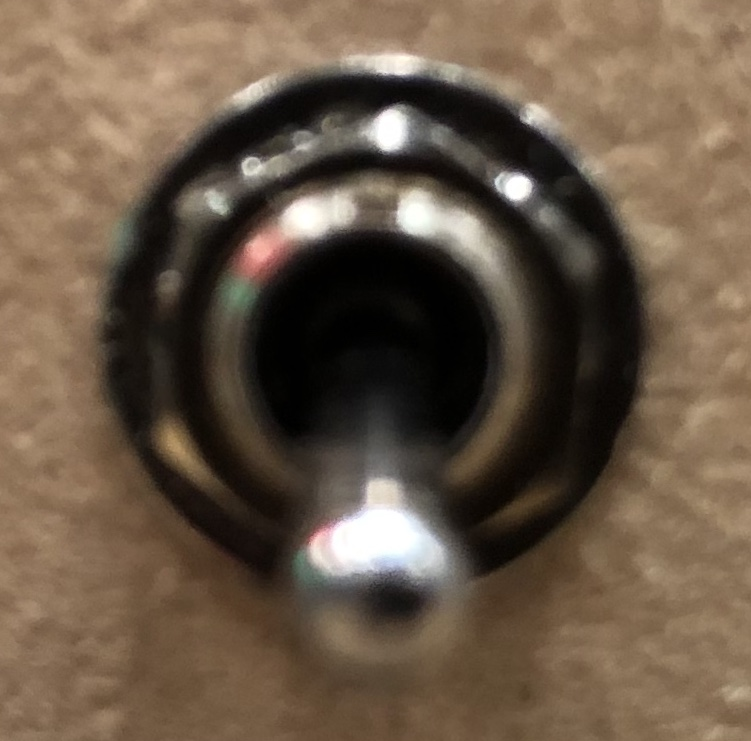
#> input picture B3/knob_down.png, 751 x 741 px; its folder holds only this picture in this run
$ python -i silver_switch.py   (imports and definitions only)
#> lines starting #> are read from the running program, lines starting #| are printed output that depends on the picture; after the words box and inside, x2 and y2 are one past the last pixel; in counts of white or black regions, pixels touching at a corner belong together
#> further down, picture is the input picture: shape (741, 751, 3); mean B, G, R 70.9, 87.9, 104.9
"""
INPUT --> cropped image array of silver switch
OUTPUT --> boolean TRUE when up?

assumes:
- on state ~ off state rotated by 180 degrees
- switch is vertical
- (circular switch) (not really required though)
"""
# Classification of state of knob (on/off) switch
# correlate against reference images - to be made

import numpy as np
import cv2
import matplotlib.pyplot as plt
import json
import os

# preprocess images to a standard form
def preprocess(image):

    # resize to x = 100 pixels, keeping aspect ratio
    size = np.shape(image)
#> size = (741, 751, 3)
    f = 200/size[1]
#> f = 0.266
    dsize = (int( size[1]*f ),int( size[0]*f ))
#> dsize = (200, 197)
    image = cv2.resize(image, dsize)

    # normalise
    image = cv2.normalize(image, image,0,255,cv2.NORM_MINMAX)

    #blur
    image_blur = cv2.medianBlur(image,13)
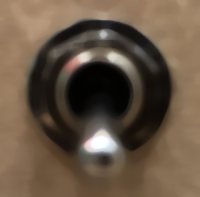
#> image_blur: shape (197, 200, 3); mean of channels 0, 1, 2 68.6, 85.7, 103; drawn as B, G, R
    # cv2.imshow('k',image_blur)
    # cv2.waitKey(0)
    # cv2.destroyAllWindows()


    #circle finding


    blank = np.zeros((dsize[1],dsize[0]),np.uint8)
    try:
        circles = cv2.HoughCircles(image_blur,cv2.HOUGH_GRADIENT,1,20,
                                param1=50,param2=30,minRadius=0,maxRadius=0)
        circles = np.uint16(np.around(circles))
        circles = np.uint16(np.around(circles))

        i = circles[0,0]
        centre = (i[0],i[1])
    except:
        centre = (dsize[1]//2,dsize[0]//2)
#> centre = (98, 100)
        i = [centre[0],centre[1],dsize[0]//3]
#> i = [98, 100, 66]


    cv2.circle(blank,centre,i[2],1,-1)
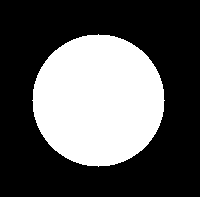
#> blank: shape (197, 200); values 0 (black) and 1 (white), 34.7% white; 1 white region, box (x1, y1, x2, y2) and area: (32, 34, 165, 167) 13673


    masked = cv2.bitwise_and(image, image, mask=blank)  #using a circular mask
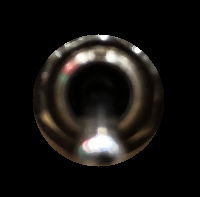
#> masked: shape (197, 200, 3); mean of channels 0, 1, 2 17.4, 19.6, 21.9; drawn as B, G, R
    # cv2.imshow('k',masked)
    # cv2.waitKey(0)
    # cv2.destroyAllWindows()

    #coordinates of crop (based on circle)
    bot_l = i[0] - i[2]
#> bot_l = 32
    bot_r = i[0] + i[2]
#> bot_r = 164
    top_l = i[1] - i[2]
#> top_l = 34
    top_r = i[1] + i[2]
#> top_r = 166

    # crop to just the circle
    roi = masked[top_l:top_r, bot_l:bot_r]
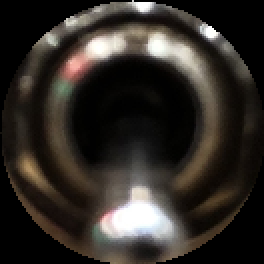
#> roi: shape (132, 132, 3) (shown 2 times larger); mean of channels 0, 1, 2 39.3, 44.4, 49.4; drawn as B, G, R

    #resize to 100*100
    new_size = (100,100)
    resized_image = cv2.resize(roi, new_size)
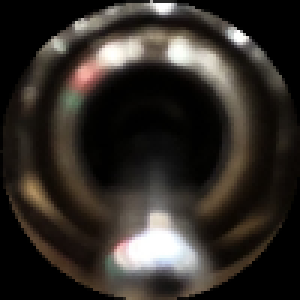
#> resized_image: shape (100, 100, 3) (shown 3 times larger); mean of channels 0, 1, 2 39.2, 44.3, 49.3; drawn as B, G, R

    # threshold to binary
    ret, final_image = cv2.threshold(resized_image,45,255,cv2.THRESH_BINARY_INV)
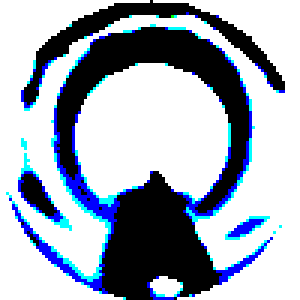
#> final_image: shape (100, 100, 3) (shown 3 times larger); mean of channels 0, 1, 2 184.7, 170.6, 161.4; drawn as B, G, R

    return final_image

# correlate two (preprocessed) images
def correlate(image1, image2):

    #flatten into an array
    image1 = np.array(image1)
    image1 = image1.flatten()
    image2 = np.array(image2)
    image2 = image2.flatten()

    return np.sum(abs(image2-image1))

# difference of two images
def difference(image1, image2):

    #flatten into an array
    image1 = np.array(image1)
    image1 = image1.flatten()
    image2 = np.array(image2)
    image2 = image2.flatten()


    return np.sum(abs(image2-image1))

# [9 lines of commented-out code are left out]


'''
# correlate test image
up_diff = difference(processed_test, processed_up)
down_diff = difference(processed_test, processed_down)
print(up_diff, down_diff)

if down_diff > up_diff:
    print('test = up')
else:
    print('test = down')
'''

def get_switch_state(raw_switch):
    raw_switch = preprocess(raw_switch)
    flipped = np.flip(np.flip(raw_switch,0),1)

    combo = np.logical_and(flipped,raw_switch)
    xor = np.logical_xor(combo,raw_switch).astype(np.uint8)*255
    vals = np.nonzero(xor)[0]
    mean = np.mean(vals)

    if mean < np.shape(xor)[0]/2:
        # print('down')
        return 0
    else:
        # print('up')
        return 1


# [6 lines not run here, left out]

>>> import cv2
>>> picture = cv2.imread('knob_down.png')
>>> result = preprocess(picture)
